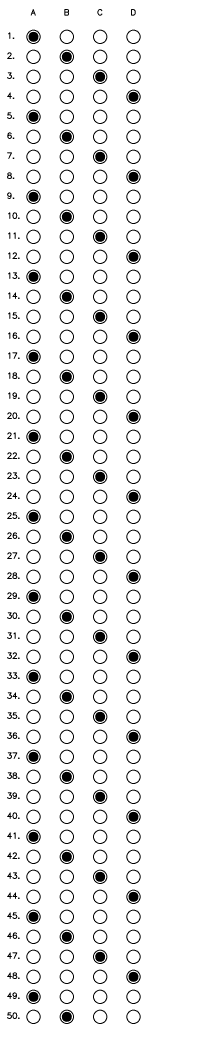
#> input picture docs/correct_mcq_sheet.png, 600 x 3160 px, found by its file name (shown at 1/3 size)
$ jupyter execute MCQ.ipynb
#> lines starting #> are read from the running program, lines starting #| are printed output that depends on the picture; after the words box and inside, x2 and y2 are one past the last pixel; in counts of white or black regions, pixels touching at a corner belong together
[cell 1]
import cv2
import numpy as np
import matplotlib.pyplot as plt
from scipy.spatial import distance

def preprocess_image(image_path):
#> called with image_path = 'correct_mcq_sheet.png'
    image = cv2.imread(image_path)
#> image is the input picture: shape (3160, 600, 3); 93.4% white; 395 black regions (50 under 20 px), largest, box (x1, y1, x2, y2) and area: (85, 95, 116, 126) 709, (185, 155, 216, 186) 709, (285, 215, 316, 246) 709
    gray = cv2.cvtColor(image, cv2.COLOR_BGR2GRAY)
    blurred = cv2.GaussianBlur(gray, (5, 5), 0)
    thresh = cv2.adaptiveThreshold(
        blurred, 255, cv2.ADAPTIVE_THRESH_GAUSSIAN_C,
        cv2.THRESH_BINARY_INV, 11, 2
    )
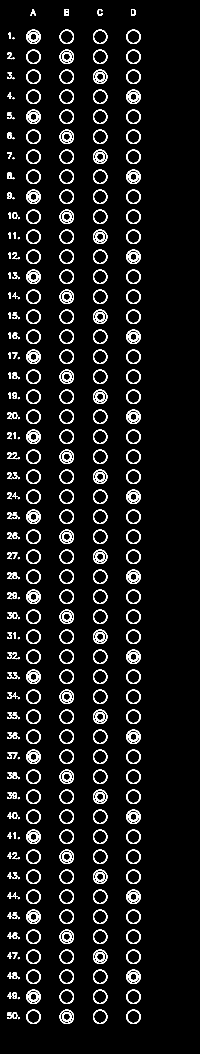
#> thresh: shape (3160, 600) (shown at 1/3 size); 6.4% white; 395 white regions, largest, box (x1, y1, x2, y2) and area: (179, 89, 222, 132) 446, (279, 89, 322, 132) 446, (379, 89, 422, 132) 446
    kernel = np.ones((3, 3), np.uint8)
    cleaned = cv2.morphologyEx(thresh, cv2.MORPH_CLOSE, kernel)
#> cleaned: shape (3160, 600); 6.5% white; 323 white regions, largest, box (x1, y1, x2, y2) and area: (79, 89, 122, 132) 825, (179, 149, 222, 192) 825, (279, 209, 322, 252) 825
    cleaned = cv2.morphologyEx(cleaned, cv2.MORPH_OPEN, kernel)
#> cleaned: shape (3160, 600); 6.4% white; 348 white regions
    return image, cleaned

def find_bubbles(preprocessed_image):
    contours, _ = cv2.findContours(
        preprocessed_image, cv2.RETR_EXTERNAL, cv2.CHAIN_APPROX_SIMPLE
    )
#> contours = 348 contours, 45 with area under 20; largest, box (x1, y1, x2, y2) and area: (379, 3029, 422, 3072) 1416, (279, 3029, 322, 3072) 1416, (79, 3029, 122, 3072) 1416, (379, 2969, 422, 3012) 1416, (279, 2969, 322, 3012) 1416
    bubbles = []
    for contour in contours:
        area = cv2.contourArea(contour)
        perimeter = cv2.arcLength(contour, True)
        if perimeter > 0:
            circularity = 4 * np.pi * area / (perimeter * perimeter)
        else:
            circularity = 0
        x, y, w, h = cv2.boundingRect(contour)
        aspect_ratio = w / h if h > 0 else 0
        min_area = 100
        max_area = 5000
        if (min_area < area < max_area and
            circularity > 0.7 and
            0.8 < aspect_ratio < 1.2):
            M = cv2.moments(contour)
            if M["m00"] != 0:
                cx = int(M["m10"] / M["m00"])
                cy = int(M["m01"] / M["m00"])
                bubbles.append({
                    "contour": contour,
                    "centroid": (cx, cy),
                    "area": area,
                    "filled": None,
                    "option": None
                })
#> this loop made 348 passes
#> (area, perimeter, circularity, x, y, w, h, aspect_ratio) on passes 3, 4, 5, 6, 10, 11, 12, 13, 17, 18, 19, 20: (1416, 139.9, 0.909, 379, 3029, 43, 43, 1), (1416, 139.9, 0.909, 279, 3029, 43, 43, 1), (1410, 142.2, 0.876, 179, 3029, 43, 43, 1), (1416, 139.9, 0.909, 79, 3029, 43, 43, 1), (1416, 139.9, 0.909, 379, 2969, 43, 43, 1), (1416, 139.9, 0.909, 279, 2969, 43, 43, 1), (1416, 139.9, 0.909, 179, 2969, 43, 43, 1), (1410, 142.2, 0.876, 79, 2969, 43, 43, 1), (1410, 142.2, 0.876, 379, 2909, 43, 43, 1), (1416, 139.9, 0.909, 279, 2909, 43, 43, 1), (1416, 139.9, 0.909, 179, 2909, 43, 43, 1), (1416, 139.9, 0.909, 79, 2909, 43, 43, 1)
#> (area, perimeter, circularity, x, y, w, h, aspect_ratio) on passes 2, 8, 9, 15, 16, 22: (345.5, 148.7, 0.196, 21, 3037, 31, 20, 1.55), (171.5, 76.87, 0.365, 37, 2977, 14, 20, 0.7), (94, 58.14, 0.349, 21, 2977, 14, 20, 0.7), (221.5, 61.21, 0.743, 37, 2917, 15, 20, 0.75), (94, 58.14, 0.349, 21, 2917, 14, 20, 0.7), (80.5, 69.21, 0.211, 37, 2857, 15, 20, 0.75)
    return bubbles

def organize_bubbles_into_rows(bubbles, max_vertical_distance=50):
#> called with max_vertical_distance = 50
    if not bubbles:
        return []
    bubbles_sorted = sorted(bubbles, key=lambda b: b["centroid"][1])
    rows = []
    current_row = [bubbles_sorted[0]]
    for bubble in bubbles_sorted[1:]:
        if abs(bubble["centroid"][1] - current_row[-1]["centroid"][1]) < max_vertical_distance:
            current_row.append(bubble)
        else:
            rows.append(sorted(current_row, key=lambda b: b["centroid"][0]))
            current_row = [bubble]
    if current_row:
        rows.append(sorted(current_row, key=lambda b: b["centroid"][0]))
    return rows

def determine_filled_bubbles(image, rows):
    gray = cv2.cvtColor(image, cv2.COLOR_BGR2GRAY)
    for row_idx, row in enumerate(rows):
        fill_percentages = []
        for bubble in row:
            mask = np.zeros(gray.shape, dtype=np.uint8)
            cv2.drawContours(mask, [bubble["contour"]], -1, 255, -1)
            mean_value = cv2.mean(gray, mask=mask)[0]
            fill_percentage = 100 - (mean_value / 255 * 100)
            bubble["fill_percentage"] = fill_percentage
            fill_percentages.append(fill_percentage)
        if len(row) >= 2:
            if fill_percentages:
                max_fill_idx = np.argmax(fill_percentages)
                threshold = 30
                if fill_percentages[max_fill_idx] > threshold:
                    for i, bubble in enumerate(row):
                        if i == max_fill_idx:
                            bubble["filled"] = True
                            options = ["A", "B", "C", "D"]
                            if i < len(options):
                                bubble["option"] = options[i]
                        else:
                            bubble["filled"] = False
#> this loop made 50 passes
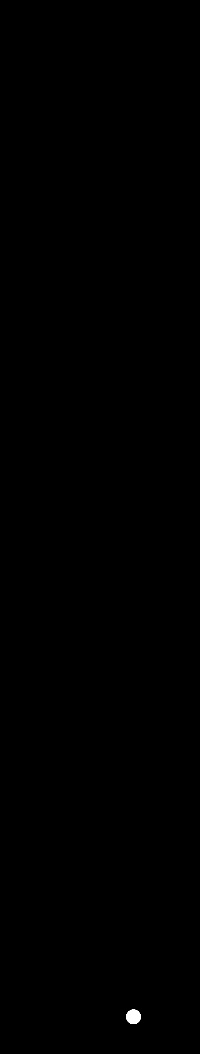
#> mask: shape (3160, 600) (shown at 1/3 size); 0.08% white; 1 white region, box (x1, y1, x2, y2) and area: (379, 3029, 422, 3072) 1477
    return rows

def visualize_results(image, rows):
    result = image.copy()
    for row_idx, row in enumerate(rows):
        for bubble in row:
            color = (0, 0, 255)
            if bubble["filled"] == True:
                color = (0, 255, 0)
            cv2.drawContours(result, [bubble["contour"]], -1, color, 2)
            if bubble["option"]:
                cv2.putText(
                    result,
                    bubble["option"],
                    (bubble["centroid"][0] - 10, bubble["centroid"][1] - 20),
                    cv2.FONT_HERSHEY_SIMPLEX, 0.6, color, 2
                )
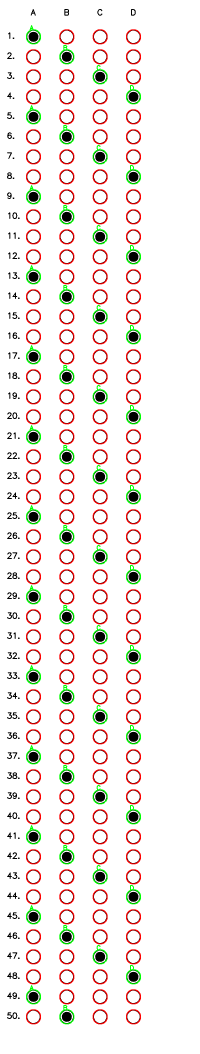
#> result: shape (3160, 600, 3) (shown at 1/3 size); 5.06% of pixels changed, all inside (x1, y1, x2, y2) = (78, 75, 423, 3073)
    plt.figure(figsize=(12, 10))
    plt.imshow(cv2.cvtColor(result, cv2.COLOR_BGR2RGB))
    plt.axis('off')
    plt.title('Detected Bubbles')
    plt.tight_layout()
    plt.show()
    cv2.imwrite('result.jpg', result)
    return result

def extract_answers(rows):
    answers = []
    for row_idx, row in enumerate(rows):
        answer = None
        for bubble in row:
            if bubble["filled"] and bubble["option"]:
                answer = bubble["option"]
                break
        answers.append({
            "row": row_idx + 1,
            "answer": answer
        })
    return answers

def process_bubble_sheet(image_path):
    original, preprocessed = preprocess_image(image_path)
    bubbles = find_bubbles(preprocessed)
    rows = organize_bubbles_into_rows(bubbles)
    rows = determine_filled_bubbles(original, rows)
    result_image = visualize_results(original, rows)
    answers = extract_answers(rows)
    return result_image, answers

def main():
    image_paths = ['correct_mcq_sheet.png', 'student_mcq_sheet.png']
    for i, image_path in enumerate(image_paths):
        print(f"Processing image {i+1}: {image_path}")
        try:
            result_image, answers = process_bubble_sheet(image_path)
            print(f"\nResults for {image_path}:")
            for answer in answers:
                if answer["answer"]:
                    print(f"Row {answer['row']}: {answer['answer']}")
                else:
                    print(f"Row {answer['row']}: No answer detected")
#> this loop made 50 passes
#> answer on passes 1 to 12: {'row': 1, 'answer': 'A'}, {'row': 2, 'answer': 'B'}, {'row': 3, 'answer': 'C'}, {'row': 4, 'answer': 'D'}, {'row': 5, 'answer': 'A'}, {'row': 6, 'answer': 'B'}, {'row': 7, 'answer': 'C'}, {'row': 8, 'answer': 'D'}, {'row': 9, 'answer': 'A'}, {'row': 10, 'answer': 'B'}, {'row': 11, 'answer': 'C'}, {'row': 12, 'answer': 'D'}
#| Row 1: A
#| Row 2: B
#| Row 3: C
#| Row 4: D
#| Row 5: A
#| Row 6: B
#| Row 7: C
#| Row 8: D
#> (further printed lines are left out)
            print("\n" + "-"*50 + "\n")
        except Exception as e:
            print(f"Error processing {image_path}: {str(e)}")
#> pass 2 of the loop in main, `for i, image_path in enumerate(image_paths):`:
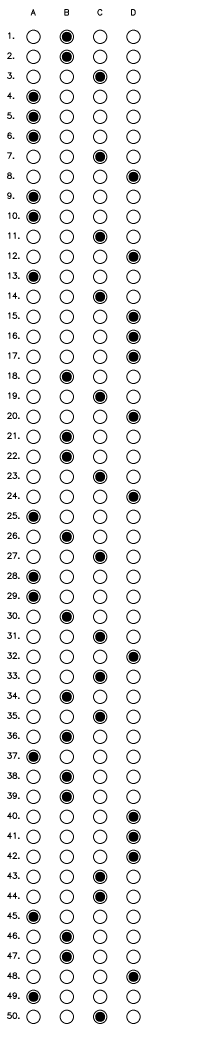
#> input picture docs/student_mcq_sheet.png, 600 x 3160 px, found by its file name (shown at 1/3 size)
#> in preprocess_image, image is the input picture: shape (3160, 600, 3); 93.4% white; 395 black regions (50 under 20 px), largest, box (x1, y1, x2, y2) and area: (185, 95, 216, 126) 709, (185, 155, 216, 186) 709, (285, 215, 316, 246) 709
#> in preprocess_image (call 2), `thresh = cv2.adaptiveThreshold( blurred, 255, cv2.ADAPTIVE_THRESH_GAUS..`:
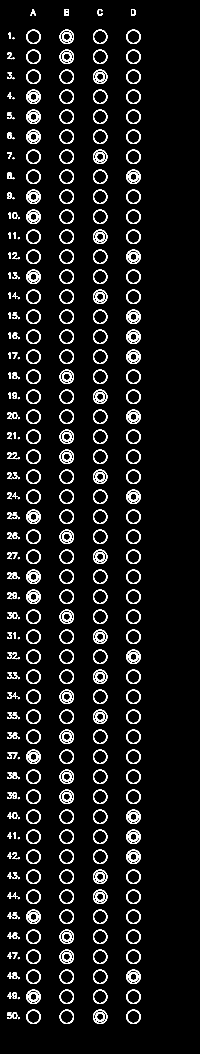
#> thresh: shape (3160, 600) (shown at 1/3 size); 6.4% white; 395 white regions, largest, box (x1, y1, x2, y2) and area: (79, 89, 122, 132) 446, (279, 89, 322, 132) 446, (379, 89, 422, 132) 446
#> the loop in determine_filled_bubbles (call 2), `for row_idx, row in enumerate(rows):` made 50 passes
#> the loop in visualize_results (call 2), `for row_idx, row in enumerate(rows):` made 50 passes
#> after the loop in visualize_results (call 2), `for row_idx, row in enumerate(rows):`:
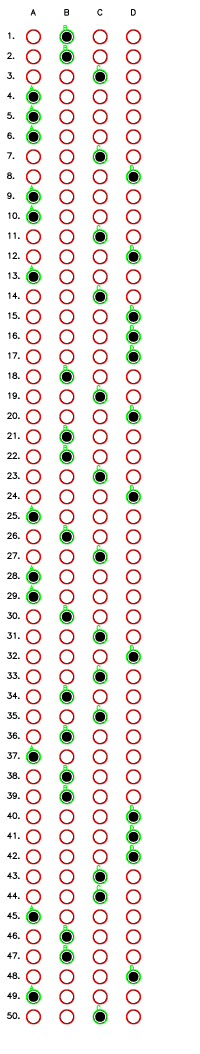
#> result: shape (3160, 600, 3) (shown at 1/3 size); 5.06% of pixels changed, all inside (x1, y1, x2, y2) = (78, 75, 423, 3073)
#> the loop in extract_answers (call 2), `for row_idx, row in enumerate(rows):` made 50 passes
#> the loop in main, `for answer in answers:` made 50 passes
#> (printed output is left out)

if __name__ == "__main__":
    main()
